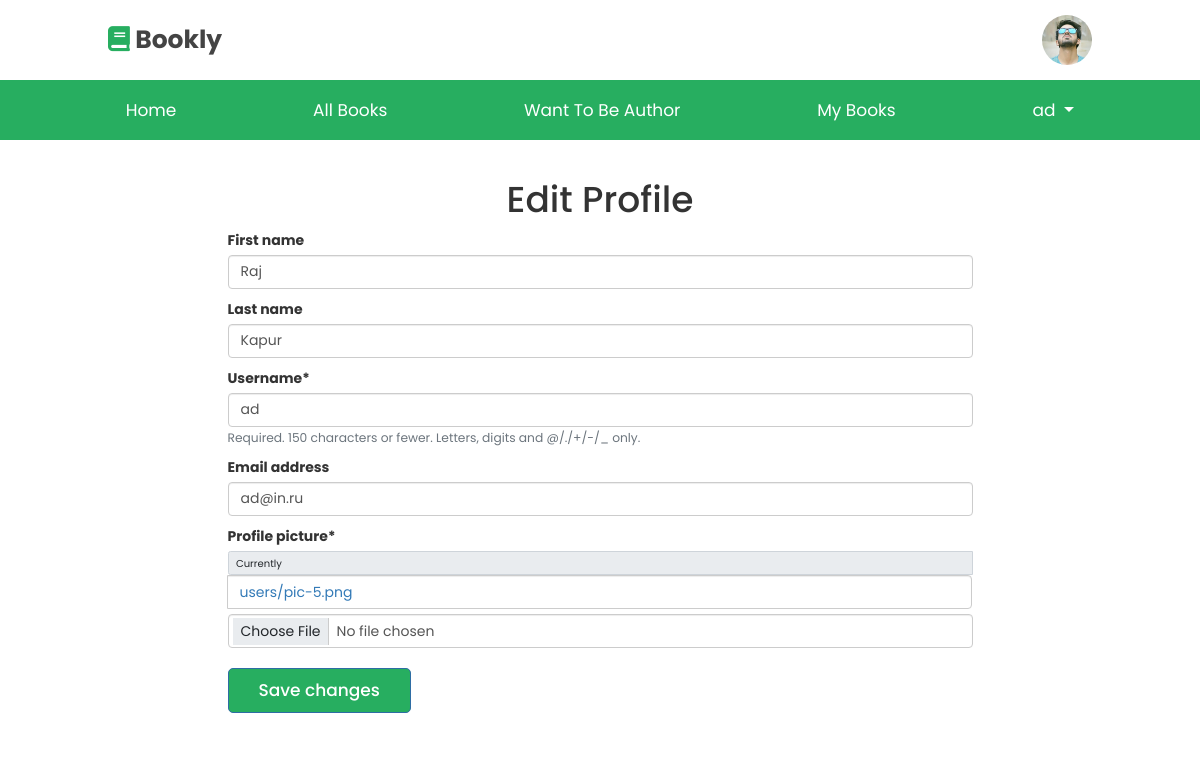
/users/profile/edit/ (signed in), run on the app's committed database.
### users/models.py (models this page shows)
class CustomUser(AbstractUser):
    profile_picture = models.ImageField(default="default_pic.png", upload_to='users/')

### users/views.py (the view, shortened to what this page needs)
# urls.py: path("profile/edit/", ProfileUpdateView.as_view(), name="profile-edit"),
class ProfileUpdateView(LoginRequiredMixin, View):
    def get(self, request):
        user_update_form = UserUpdateForm(instance=request.user)
        return render(request, "profile_edit.html", {"form": user_update_form})

### users/forms.py
class UserUpdateForm(forms.ModelForm):
    class Meta:
        model = CustomUser
        fields = ('first_name', 'last_name', 'username', 'email', 'profile_picture')

### users/templates/profile_edit.html (shortened to what this page needs)
{% extends 'base.html' %}
{% load crispy_forms_tags %}
{% block content %}
    <div class="container">
        <h1 class='text-center'>Edit Profile</h1>
        <div class="row justify-content-center align-items-center">
            <div class="col-8">
                <form method="post" enctype="multipart/form-data">
                    {{ form | crispy }}
                    <button class="btn btn-primary">Save changes</button>
                    <br><br>
                </form>
            </div>
        </div>
    </div>
{% endblock %}

### templates/base.html (shortened to what this page needs)
{% load static %}
<!DOCTYPE html>
<html lang="en">
<head>
    <link rel="stylesheet" href="https://unpkg.com/swiper@7/swiper-bundle.min.css" />
    <link rel="stylesheet" href="https://cdnjs.cloudflare.com/ajax/libs/font-awesome/5.15.4/css/all.min.css">
    <link href="https://cdn.jsdelivr.net/npm/bootstrap@5.0.2/dist/css/bootstrap.min.css" rel="stylesheet">
    <link href="http://netdna.bootstrapcdn.com/bootstrap/3.3.6/css/bootstrap.css" rel="stylesheet">
    <link rel="stylesheet" href="https://cdnjs.cloudflare.com/ajax/libs/bootstrap-star-rating/4.0.2/css/star-rating.min.css" />
    <link rel="stylesheet" href="{% static 'css/style.css' %}">
</head>
<body>
    <header class="header ">
        <div class="header-1">
            <a href="/" class="logo text-decoration-none"> <i class="fas fa-book text-decoration-none"></i> Bookly </a>
            <div class="icons">
                {% if request.user.is_authenticated %}
                    <a href="{% url 'profile' %}" id="login-btn"">
                        <img id='profile_pic' src="{{request.user.profile_picture.url}}" alt="">
                    </a>
                {% else %}
                    <a href="{% url 'profile' %}" id="login-btn" class="fas fa-user"></a>
                {% endif %}
            </div>
        </div>
        <div class="header-2 mb-2 ">
            <nav class="navbar-r navbar   ">
                <a class='text-decoration-none' href="/">Home</a>
                <a class='text-decoration-none' href="{% url 'list' %}">All Books</a>
                <a class='text-decoration-none' href="/#featured">Want To Be Author</a>
                <a class="text-decoration-none" href="{% url 'favorite_books' %}">My Books</a>
                <div class="">
                    {% if request.user.is_authenticated %}
                        <div class="nav-item dropdown">
                            <a class="nav-link dropdown-toggle text-decoration-none" href="#" id="navbarDropdown" role="button" data-bs-toggle="dropdown" aria-expanded="false">
                                {{ request.user.username }}
                            </a>
                        </div>
                    {% else %}
                        <a class="btn btn-outline-primary" href="{% url 'login' %}">Login</a>
                    {% endif %}
                </div>
            </nav>
        </div>
    </header>
    <div>
        {% block content %}
        {% endblock content %}
    </div>
</body>
</html>

### static/css/style.css (style rules this page uses)
:root { --green:#27ae60; --dark-color:#219150; --black:#444; --light-color:#666; --border:.1rem solid rgba(0,0,0,.1); --border-hover:.1rem solid var(--black); --box-shadow:0 .5rem 1rem rgba(0,0,0,.1); }
* { font-family: 'Poppins', sans-serif; margin:0; padding:0; box-sizing: border-box; outline: none; border:none; text-decoration: none; transition:all .2s linear; transition:width none; }
html { font-size: 62.5%; overflow-x: hidden; scroll-padding-top: 5rem; scroll-behavior: smooth; }
.btn { margin-top: 1rem; display:inline-block; padding:.9rem 3rem; border-radius: .5rem; color:#fff; background:var(--green); font-size: 1.7rem; cursor: pointer; font-weight: 500; }
.header .header-1 { background:#fff; padding:1.5rem 9%; display: flex; align-items: center; justify-content: space-between; }
.header .header-1 .logo { font-size: 2.5rem; font-weight: bolder; color:var(--black); }
.header .header-1 .logo i { color:var(--green); }
.header .header-1 .icons div, .header .header-1 .icons a { font-size: 2.5rem; margin-left: 1.5rem; color:var(--black); cursor: pointer; }
.header .header-2 { background:var(--green); }
.header .header-2 .navbar-r { text-align: center; }
.header .header-2 .navbar-r a { color:#fff; display: inline-block; padding:1.2rem; font-size: 1.7rem; }
#profile_pic { border-radius: 50%; width: 50px; height: 50px; }

### data on the page
CustomUser: user.profile_picture (picture), user.username "ad", first_name "Raj", last_name "Kapur", username "ad", email "ad@in.ru"
